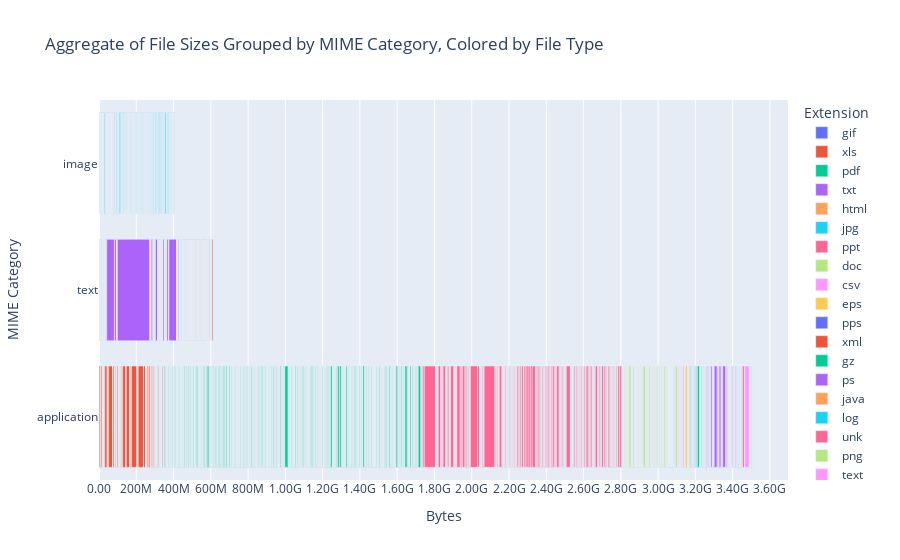

The notebook cell saved with this chart:
### Code cell
import plotly.express as px
fig = px.bar(df, x='bytes', y='category', color='extension',height=600, orientation='h', hover_data="name", title="Aggregate of File Sizes Grouped by MIME Category, Colored by File Type", labels=dict(bytes="Bytes", category="MIME Category", extension="Extension"))
fig.update_yaxes(categoryorder='total descending')
fig.update_xaxes(categoryorder='total ascending', nticks=30)
fig.update_layout(
    xaxis_tickformatstops = [dict(dtickrange=[None, None], value=".3s")]
)
fig.show()
